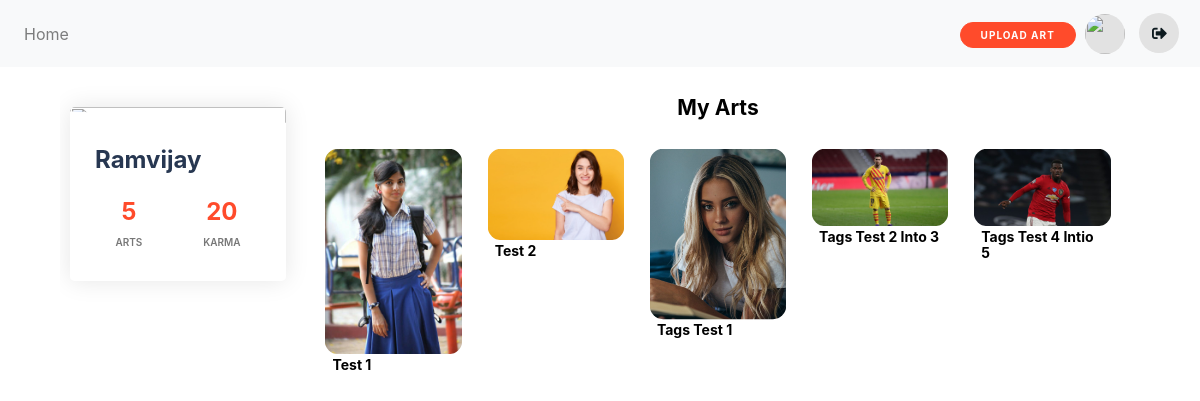
Screenshot of /account/user_profile/ramvijay (signed in) with the database file from the repository.
### account/models.py (models this page shows, shortened)
class User(AbstractUser):
    email           = models.CharField(verbose_name='email',max_length=50,unique=True)
    username        = models.CharField(max_length=100,null=True,unique=True,help_text="Username must be unique try with numbers too")
    date_joined     = models.DateTimeField(verbose_name='date joined',auto_now_add=True)
    last_login      = models.DateTimeField(verbose_name='last login',auto_now= True)
    is_admin        = models.BooleanField(default=False)
    is_superuser    = models.BooleanField(default=False)
    is_staff        = models.BooleanField(default=False)
    is_active       = models.BooleanField(default=True)
    objects = UserManager()
    USERNAME_FIELD = 'email'
    REQUIRED_FIELDS = ['username']

### images/models.py (models this page shows, shortened)
class Pictures(models.Model):
    title = models.CharField(max_length=200, null=True)
    author = models.ForeignKey(settings.AUTH_USER_MODEL, on_delete=models.CASCADE)
    image = models.ImageField(upload_to=upload_location, null=True)
    tags = TaggableManager()
    description = models.TextField(max_length=10000, null=True, blank=True)
    slug = models.SlugField(
        max_length=250, unique_for_date='date_published', blank=True)
    category = models.CharField(max_length=50)
    date_published = models.DateField(
        auto_now_add=True, verbose_name="date published")
    users_like = models.ManyToManyField(settings.AUTH_USER_MODEL,related_name='images_liked',blank=True)

### account/views.py (the view)
# urls.py: path('user_profile/<username>', views.user_profile, name="user_profile"),
@login_required(login_url='must_authenticate')
def user_profile(request,username):
    User  = get_user_model()
    user = get_object_or_404(User,username=username)
    images_count = Pictures.objects.filter(author = user).count()
    images = Pictures.objects.filter(author=user)
    total_likes_user_got = []
    for image in images:
        total_likes_user_got.append(image.users_like.count()*10)
    karma = sum(total_likes_user_got)
    context  = {
        'user':user,
        'images_count':images_count,
        'images':images,
        'karma':karma,
    }
    return render(request,'account/user_profile.html',context)

### account/templates/account/user_profile.html (shortened to what this page needs)
{% extends 'images/base.html' %}
{% block content %}
{% include 'images/navbar.html' %}
<div id="main-container-profile">
    <section class="profile-sidebar">
        <div class="profile-card-4 text-center">
            <div class="profile-detail-content">
                <div class="profile-name">{{user.username}}
                </div>
                <div class="profile-description">{{user.profile.seld_description}}</div>
                <div class="profile-count">
                    <div class="profile-overview">
                        <h4>{{images_count}}</h4>
                        <p>ARTS</p>
                    </div>
                    <div class="profile-overview">
                        <h4>{{karma}}</h4>
                        <p>KARMA</p>
                    </div>
                </div>
            </div>
        </div>
    </section>
    <section class="profile-content">
        {% if images %}
        <div class="more-title">
            <h2>My Arts</h2>
        </div>
        <div class="card-columns my-0" id="myItems">
            {% for pic in images%}
            <div class="card-body p-0">
                <div class="card border-0">
                    <a href="{% url 'picture_detail' pic.slug %}">
                        <img alt="" class="card-img img-fluid geeks" id="geeks" src="{{pic.image.url}}" />
                    </a>
                    <div class="post-title">
                        <h2>{{pic.title}}</h2>
                    </div>
                </div>
            </div>
            {% endfor %}
        </div>
        {% else %}
        <div class="more-title">
            <h2>you dont have <br> <a href="{% url 'create_image_post' %}">Create one here</a></h2>
        </div>
        {% endif %}
    </section>
</div>
{% endblock content %}

### images/templates/images/base.html (shortened to what this page needs)
{% load static %}
<html>
<head>
    <link rel="stylesheet" href="https://cdnjs.cloudflare.com/ajax/libs/font-awesome/5.14.0/css/all.min.css">
    <link rel="stylesheet" href="https://stackpath.bootstrapcdn.com/bootstrap/4.5.2/css/bootstrap.min.css">
    <link rel="stylesheet" href={% static 'css/navbar.css' %}>
    <link rel="stylesheet" href={% static 'css/home.css' %}>
    <link rel="stylesheet" href={% static 'css/picture_detail.css' %}>
    <link rel="stylesheet" href={% static 'css/profile.css' %}>
</head>
<body>
    {% block content %}
    {% endblock content %}
</body>
</html>

### images/templates/images/navbar.html (shortened to what this page needs)
{% extends 'images/base.html' %}
{% block content %}
<nav class="navbar navbar-expand-sm   navbar-light bg-light sticky-top">
    <div class="collapse navbar-collapse" id="navbarTogglerDemo03">
        <ul class="navbar-nav mr-auto mt-2 mt-lg-0">
            <li class="nav-item">
                <a class="nav-link" href="{% url 'home' %}">Home <span class="sr-only">(current)</span></a>
            </li>
        </ul>
    </div>
    <div class="social-part">
        <a class="nav-user-link create-btn" href="{% url 'create_image_post' %}">Upload Art</a>
        {% if request.user.is_authenticated %}
        {% if request.user.profile.profile_photo %}
        <a class="nav-user-link" href="{% url 'profile' %}"><img src="{{request.user.profile.profile_photo.url}}"
                class="pro-pic"></a>
        {% else %}
        <a class="nav-user-link" href="{% url 'profile' %}"><img src="https://t4.ftcdn.net/jpg/03/32/59/65/360_F_332596535_lAdLhf6KzbW6PWXBWeIFTovTii1drkbT.jpg
" class="pro-pic"></a>
        {% endif %}
        <a class="nav-user-link" href="{% url 'logout' %}"><i class="fas fa-sign-out-alt"></i></a>
        {% endif %}
    </div>
</nav>
{% endblock content %}

### static/css/navbar.css (style rules this page uses)
ul li a { margin-right: 20px; }
.nav-user-link { display: inline-block; padding: .3rem; }
.nav-user-link .fas { font-size: 15px; color: #0d1a1f; padding: 0.8rem; z-index: 5; background-color: #e2e2e2; border-radius: 50%; width: 40px; height: 40px; }

### static/css/home.css (style rules this page uses)
:root { --bg-color: white; --card-color: white; --card-footer-color: #c3c4c3; --search-bar-color: #cbcdce; --dark-letter-color: #242423; --menu-bar-color: #212529; }
* { margin: 0; padding: 0; -webkit-box-sizing: border-box; box-sizing: border-box; }
body { width: 100%; background-color: var(--bg-color); }
a, a:hover { text-decoration: none; color: inherit; }
.pro-pic { font-size: 15px; color: #0d1a1f; z-index: 5; background-color: #e2e2e2; border-radius: 50%; width: 40px; height: 40px; }
.create-btn { border-radius: 20px; border: 1px solid #FF4B2B; background-color: #FF4B2B; color: #FFFFFF; font-size: 10px; font-weight: bold; padding: 0.3rem 20px; letter-spacing: 1px; text-transform: uppercase; transition: transform 80ms ease-in; margin-bottom: 10px; }
.post-title h2 { margin: 0 10px; font-size: 14px; font-weight: 700; text-transform: capitalize; color: black; }
.more-title h2 { margin: 18px; font-size: 21px; font-weight: 700; text-transform: capitalize; color: black; padding-bottom: 0.5rem; text-align: center; }
img { height: auto; width: auto; margin: auto; }
.card-img { border-radius: 1rem !important; padding: 2%; }
.card-columns { margin-right: 2%; margin: auto; max-width: 96%; }
#myItems { column-count: 5; }

### static/css/picture_detail.css (style rules this page uses)
img { width: 100%; }
a, a:hover, a:active { text-decoration: none; }
.fas { font-size: 15px; color: #0d1a1f; padding: 0.5rem; border-radius: 50%; }

### static/css/profile.css (style rules this page uses)
@media only screen and (min-width: 1025px) { #main-container-profile { height: 85%; width: 90%; margin: auto; display: -ms-flexbox; display: flex; -ms-flex-direction: row; flex-direction: row; overflow: hidden; } }
.profile-sidebar { position: relative; color: black; margin: 30px 0; }
@media only screen and (min-width: 1025px) { .profile-sidebar { width: 20%; -ms-flex-positive: 0; flex-grow: 0; height: fit-content; margin: 30px 10px; } }
.profile-card-4 { max-width: 350px; background-color: #FFF; border-radius: 5px; box-shadow: 0px 0px 25px rgba(0, 0, 0, 0.1); overflow: hidden; position: relative; margin: 10px auto; cursor: default; }
.profile-card-4 .profile-detail-content { position: relative; padding: 15px; background-color: #FFF; width: -webkit-fill-available; }
.profile-card-4 .profile-name { font-weight: bold; color: #273751; text-align: left; text-transform: capitalize; padding: 0 10px; font-size: 24px; }
.profile-card-4 .profile-description { color: #777; font-size: 12px; padding: 10px; text-align: left; }
.profile-card-4 .profile-overview p { font-size: 10px; font-weight: 600; color: #777; }
.profile-card-4 .profile-overview h4 { color: #FF4B2B; font-weight: bold; }
.profile-card-4 .profile-detail-content::before { content: ""; position: absolute; height: 20px; top: -10px; left: 0px; right: 0px; background-color: #FFF; z-index: 0; transform: skewY(3deg); }
.profile-content { width: 100%; margin: 10px; }
@media only screen and (min-width: 1025px) { .profile-content { display: -ms-flexbox; display: flex; -ms-flex-direction: column; flex-direction: column; -ms-flex: 1; flex: 1; overflow: auto; } }
@media only screen and (min-width: 1025px) { .profile-content { -ms-overflow-style: none; scrollbar-width: none; } }
.profile-count { display: flex; justify-content: space-around; }

### rows the page displays
User: username "Ramvijay"
Pictures: image (picture), title "Test 1"
Pictures: image (picture), title "Test 2"
Pictures: image (picture), title "Tags Test 1"
Pictures: image (picture), title "Tags Test 2 Into 3"
Pictures: image (picture), title "Tags Test 4 Intio 5"

### other values shown
{{ images_count }} "5"
{{ karma }} "20"
